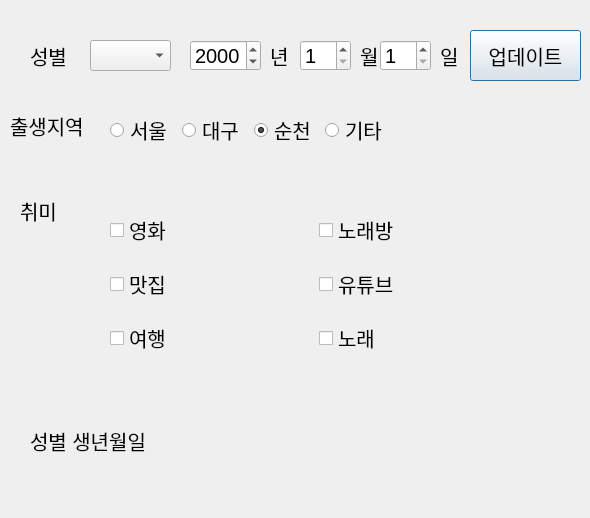
<?xml version="1.0" encoding="UTF-8"?>
<ui version="4.0">
 <class>dialog</class>
 <widget class="QDialog" name="dialog">
  <property name="geometry">
   <rect>
    <x>0</x>
    <y>0</y>
    <width>590</width>
    <height>518</height>
   </rect>
  </property>
  <property name="windowTitle">
   <string>조수익</string>
  </property>
  <widget class="QLabel" name="label">
   <property name="geometry">
    <rect>
     <x>30</x>
     <y>30</y>
     <width>61</width>
     <height>51</height>
    </rect>
   </property>
   <property name="font">
    <font>
     <pointsize>15</pointsize>
    </font>
   </property>
   <property name="text">
    <string>성별</string>
   </property>
  </widget>
  <widget class="QComboBox" name="comboBox">
   <property name="geometry">
    <rect>
     <x>90</x>
     <y>40</y>
     <width>81</width>
     <height>31</height>
    </rect>
   </property>
   <property name="font">
    <font>
     <pointsize>15</pointsize>
    </font>
   </property>
  </widget>
  <widget class="QLabel" name="lbl_result">
   <property name="geometry">
    <rect>
     <x>30</x>
     <y>380</y>
     <width>541</width>
     <height>121</height>
    </rect>
   </property>
   <property name="font">
    <font>
     <pointsize>15</pointsize>
    </font>
   </property>
   <property name="text">
    <string>성별 생년월일</string>
   </property>
  </widget>
  <widget class="QLabel" name="label_2">
   <property name="geometry">
    <rect>
     <x>270</x>
     <y>40</y>
     <width>31</width>
     <height>31</height>
    </rect>
   </property>
   <property name="font">
    <font>
     <pointsize>15</pointsize>
    </font>
   </property>
   <property name="text">
    <string>년</string>
   </property>
  </widget>
  <widget class="QSpinBox" name="spinBox">
   <property name="geometry">
    <rect>
     <x>190</x>
     <y>40</y>
     <width>71</width>
     <height>31</height>
    </rect>
   </property>
   <property name="font">
    <font>
     <pointsize>15</pointsize>
    </font>
   </property>
   <property name="minimum">
    <number>1900</number>
   </property>
   <property name="maximum">
    <number>2021</number>
   </property>
   <property name="value">
    <number>2000</number>
   </property>
  </widget>
  <widget class="QLabel" name="label_3">
   <property name="geometry">
    <rect>
     <x>360</x>
     <y>40</y>
     <width>21</width>
     <height>31</height>
    </rect>
   </property>
   <property name="font">
    <font>
     <pointsize>15</pointsize>
    </font>
   </property>
   <property name="text">
    <string>월</string>
   </property>
  </widget>
  <widget class="QLabel" name="label_4">
   <property name="geometry">
    <rect>
     <x>440</x>
     <y>40</y>
     <width>31</width>
     <height>31</height>
    </rect>
   </property>
   <property name="font">
    <font>
     <pointsize>15</pointsize>
    </font>
   </property>
   <property name="text">
    <string>일</string>
   </property>
  </widget>
  <widget class="QSpinBox" name="spinBox_2">
   <property name="geometry">
    <rect>
     <x>300</x>
     <y>40</y>
     <width>51</width>
     <height>31</height>
    </rect>
   </property>
   <property name="font">
    <font>
     <pointsize>15</pointsize>
    </font>
   </property>
   <property name="minimum">
    <number>1</number>
   </property>
   <property name="maximum">
    <number>12</number>
   </property>
  </widget>
  <widget class="QSpinBox" name="spinBox_3">
   <property name="geometry">
    <rect>
     <x>380</x>
     <y>40</y>
     <width>51</width>
     <height>31</height>
    </rect>
   </property>
   <property name="font">
    <font>
     <pointsize>15</pointsize>
    </font>
   </property>
   <property name="minimum">
    <number>1</number>
   </property>
   <property name="maximum">
    <number>31</number>
   </property>
  </widget>
  <widget class="QPushButton" name="btn_update">
   <property name="geometry">
    <rect>
     <x>470</x>
     <y>30</y>
     <width>111</width>
     <height>51</height>
    </rect>
   </property>
   <property name="font">
    <font>
     <pointsize>15</pointsize>
    </font>
   </property>
   <property name="text">
    <string>업데이트</string>
   </property>
  </widget>
  <widget class="QLabel" name="label_5">
   <property name="geometry">
    <rect>
     <x>10</x>
     <y>100</y>
     <width>81</width>
     <height>51</height>
    </rect>
   </property>
   <property name="font">
    <font>
     <pointsize>15</pointsize>
    </font>
   </property>
   <property name="text">
    <string>출생지역</string>
   </property>
  </widget>
  <widget class="QWidget" name="horizontalLayoutWidget">
   <property name="geometry">
    <rect>
     <x>110</x>
     <y>100</y>
     <width>281</width>
     <height>61</height>
    </rect>
   </property>
   <layout class="QHBoxLayout" name="horizontalLayout">
    <item>
     <widget class="QRadioButton" name="radio_1">
      <property name="font">
       <font>
        <pointsize>15</pointsize>
       </font>
      </property>
      <property name="text">
       <string>서울</string>
      </property>
     </widget>
    </item>
    <item>
     <widget class="QRadioButton" name="radio_2">
      <property name="font">
       <font>
        <pointsize>15</pointsize>
       </font>
      </property>
      <property name="text">
       <string>대구</string>
      </property>
     </widget>
    </item>
    <item>
     <widget class="QRadioButton" name="radio_3">
      <property name="font">
       <font>
        <pointsize>15</pointsize>
       </font>
      </property>
      <property name="text">
       <string>순천</string>
      </property>
      <property name="checked">
       <bool>true</bool>
      </property>
     </widget>
    </item>
    <item>
     <widget class="QRadioButton" name="radio_4">
      <property name="font">
       <font>
        <pointsize>15</pointsize>
       </font>
      </property>
      <property name="text">
       <string>기타</string>
      </property>
     </widget>
    </item>
   </layout>
  </widget>
  <widget class="QWidget" name="horizontalLayoutWidget_2">
   <property name="geometry">
    <rect>
     <x>110</x>
     <y>200</y>
     <width>411</width>
     <height>171</height>
    </rect>
   </property>
   <layout class="QHBoxLayout" name="horizontalLayout_2">
    <item>
     <layout class="QVBoxLayout" name="verticalLayout">
      <item>
       <widget class="QCheckBox" name="chk_1">
        <property name="font">
         <font>
          <pointsize>15</pointsize>
         </font>
        </property>
        <property name="text">
         <string>영화</string>
        </property>
       </widget>
      </item>
      <item>
       <widget class="QCheckBox" name="chk_2">
        <property name="font">
         <font>
          <pointsize>15</pointsize>
         </font>
        </property>
        <property name="text">
         <string>맛집</string>
        </property>
       </widget>
      </item>
      <item>
       <widget class="QCheckBox" name="chk_3">
        <property name="font">
         <font>
          <pointsize>15</pointsize>
         </font>
        </property>
        <property name="text">
         <string>여행</string>
        </property>
       </widget>
      </item>
     </layout>
    </item>
    <item>
     <layout class="QVBoxLayout" name="verticalLayout_2">
      <item>
       <widget class="QCheckBox" name="chk_4">
        <property name="font">
         <font>
          <pointsize>15</pointsize>
         </font>
        </property>
        <property name="text">
         <string>노래방</string>
        </property>
       </widget>
      </item>
      <item>
       <widget class="QCheckBox" name="chk_5">
        <property name="font">
         <font>
          <pointsize>15</pointsize>
         </font>
        </property>
        <property name="text">
         <string>유튜브</string>
        </property>
       </widget>
      </item>
      <item>
       <widget class="QCheckBox" name="chk_6">
        <property name="font">
         <font>
          <pointsize>15</pointsize>
         </font>
        </property>
        <property name="text">
         <string>노래</string>
        </property>
       </widget>
      </item>
     </layout>
    </item>
   </layout>
  </widget>
  <widget class="QLabel" name="label_6">
   <property name="geometry">
    <rect>
     <x>20</x>
     <y>190</y>
     <width>51</width>
     <height>41</height>
    </rect>
   </property>
   <property name="font">
    <font>
     <pointsize>15</pointsize>
    </font>
   </property>
   <property name="text">
    <string>취미</string>
   </property>
  </widget>
 </widget>
 <resources/>
 <connections/>
</ui>
